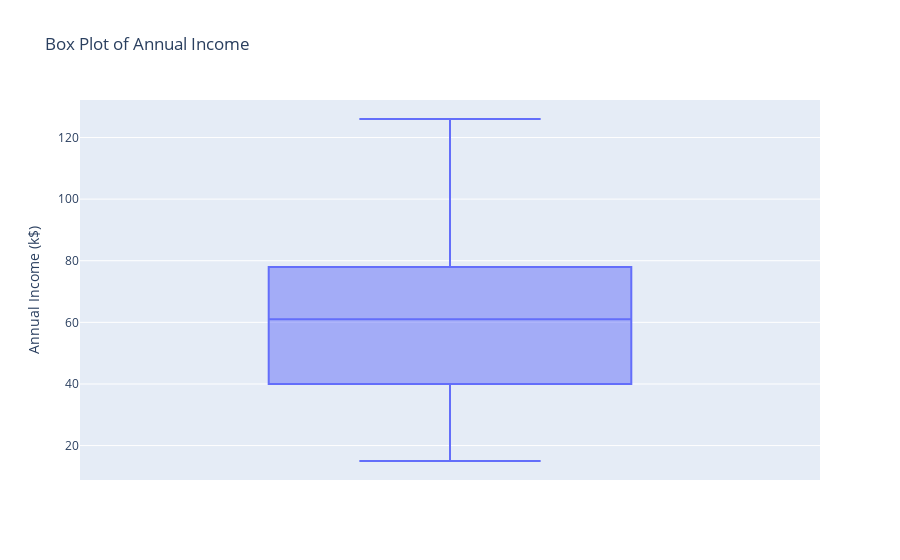

Notebook source saved alongside this figure:
### Markdown cell above
## Handling outliers

### Code cell
Q1 = data[['Annual Income (k$)']].quantile(0.25)
Q3 = data[['Annual Income (k$)']].quantile(0.75)
IQR = Q3 - Q1
filter = (data[['Annual Income (k$)']] >= (Q1 - 1.5 * IQR)) & (data[['Annual Income (k$)']] <= (Q3 + 1.5 * IQR))
data = data[filter.all(axis=1)]
fig = px.box(data, y="Annual Income (k$)", title="Box Plot of Annual Income")
fig.show()

### Figure 1 — Plotly figure (JSON) as saved in the notebook; plotly's stock layout.template omitted (floating-point values rounded to 4 significant figures; data arrays with more than 128 entries replaced by an {"elided": "..."} marker saying what was removed)
{"data": [{"alignmentgroup": "True", "hovertemplate": "Annual Income (k$)=%{y}<extra></extra>", "legendgroup": "", "marker": {"color": "#636efa"}, "name": "", "notched": false, "offsetgroup": "", "orientation": "v", "showlegend": false, "type": "box", "x0": " ", "xaxis": "x", "y": {"elided": "198 int values"}, "y0": " ", "yaxis": "y"}], "layout": {"boxmode": "group", "legend": {"tracegroupgap": 0}, "title": {"text": "Box Plot of Annual Income"}, "xaxis": {"anchor": "y", "domain": [0, 1]}, "yaxis": {"anchor": "x", "domain": [0, 1], "title": {"text": "Annual Income (k$)"}}}}
